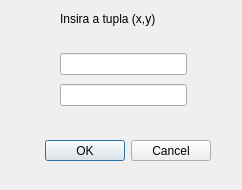
<?xml version="1.0" encoding="UTF-8"?>
<ui version="4.0">
 <class>InsertPoint</class>
 <widget class="QDialog" name="InsertPoint">
  <property name="geometry">
   <rect>
    <x>0</x>
    <y>0</y>
    <width>242</width>
    <height>190</height>
   </rect>
  </property>
  <property name="windowTitle">
   <string>Dialog</string>
  </property>
  <widget class="QDialogButtonBox" name="buttonBox">
   <property name="geometry">
    <rect>
     <x>40</x>
     <y>140</y>
     <width>171</width>
     <height>21</height>
    </rect>
   </property>
   <property name="orientation">
    <enum>Qt::Horizontal</enum>
   </property>
   <property name="standardButtons">
    <set>QDialogButtonBox::Cancel|QDialogButtonBox::Ok</set>
   </property>
  </widget>
  <widget class="QWidget" name="layoutWidget">
   <property name="geometry">
    <rect>
     <x>60</x>
     <y>50</y>
     <width>127</width>
     <height>60</height>
    </rect>
   </property>
   <layout class="QVBoxLayout" name="verticalLayout">
    <item>
     <widget class="QLineEdit" name="campoX">
      <property name="text">
       <string/>
      </property>
     </widget>
    </item>
    <item>
     <widget class="QLineEdit" name="campoY">
      <property name="text">
       <string/>
      </property>
     </widget>
    </item>
   </layout>
  </widget>
  <widget class="QLabel" name="label">
   <property name="geometry">
    <rect>
     <x>60</x>
     <y>10</y>
     <width>141</width>
     <height>18</height>
    </rect>
   </property>
   <property name="text">
    <string>Insira a tupla (x,y)</string>
   </property>
  </widget>
 </widget>
 <resources/>
 <connections>
  <connection>
   <sender>buttonBox</sender>
   <signal>rejected()</signal>
   <receiver>InsertPoint</receiver>
   <slot>reject()</slot>
   <hints>
    <hint type="sourcelabel">
     <x>316</x>
     <y>260</y>
    </hint>
    <hint type="destinationlabel">
     <x>286</x>
     <y>274</y>
    </hint>
   </hints>
  </connection>
  <connection>
   <sender>buttonBox</sender>
   <signal>accepted()</signal>
   <receiver>InsertPoint</receiver>
   <slot>accept()</slot>
   <hints>
    <hint type="sourcelabel">
     <x>248</x>
     <y>254</y>
    </hint>
    <hint type="destinationlabel">
     <x>157</x>
     <y>274</y>
    </hint>
   </hints>
  </connection>
 </connections>
</ui>
